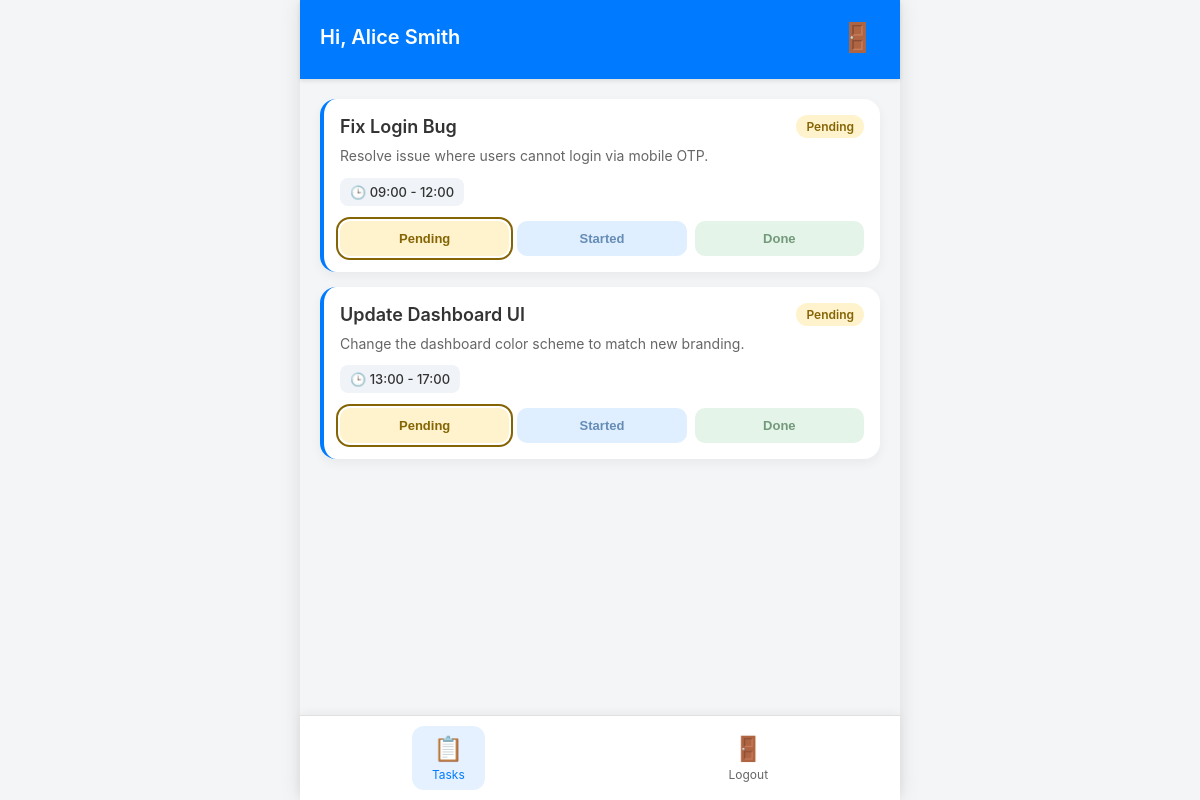
Screenshot of /user.php (signed in) with the database file from the repository.
### tables this page shows
CREATE TABLE users (
    id INT AUTO_INCREMENT PRIMARY KEY,
    name VARCHAR(255) NOT NULL,
    role VARCHAR(100) NOT NULL,
    mobile VARCHAR(20) NOT NULL UNIQUE,
    password VARCHAR(255) NOT NULL DEFAULT '$2y$10$ZElHxKxfvZLeJJG0VrfLdewUim.LN4rKJIU6qJkHd.gPSPs7YKwoO',
    created_at TIMESTAMP DEFAULT CURRENT_TIMESTAMP
);

CREATE TABLE task (
    id INT AUTO_INCREMENT PRIMARY KEY,
    user_id INT NOT NULL,
    name VARCHAR(255) NOT NULL,
    details TEXT,
    start_time TIME NOT NULL,
    end_time TIME NOT NULL,
    status ENUM('pending', 'started', 'done') NOT NULL DEFAULT 'pending',
    created_at TIMESTAMP DEFAULT CURRENT_TIMESTAMP,
    FOREIGN KEY (user_id) REFERENCES users(id) ON DELETE CASCADE
);

### user.php (the view, shortened to what this page needs)
<?php
require 'db.php';
$user_id = $_SESSION['user_id'];
$stmt = $conn->prepare("SELECT name FROM users WHERE id = ?");
$stmt->bind_param("i", $user_id);
$stmt->execute();
$user = $stmt->get_result()->fetch_assoc();
$user_name = $user ? htmlspecialchars($user['name']) : 'User';
$tasks = $conn->query("SELECT id, name, details, start_time, end_time, status FROM task WHERE user_id = $user_id ORDER BY start_time ASC");
?>
<!DOCTYPE html>
<html lang="en">
<head>
    <link rel="stylesheet" href="style.css">
</head>
<body>
    <div class="app-container">
        <header class="app-header">
            <div class="header-top">
                <span class="header-title">Hi, <?= $user_name ?></span>
                <span class="header-icon" onclick="confirmAction('Logout?', 'Are you sure you want to log out?', () => window.location.href='logout.php')">🚪</span>
            </div>
        </header>
        <main class="app-content">
            <?php if ($tasks && $tasks->num_rows > 0): while($task = $tasks->fetch_assoc()): ?>
            <div class="task-card" id="card-<?= $task['id'] ?>">
                <div class="task-header">
                    <h3 class="task-title"><?= htmlspecialchars($task['name']) ?></h3>
                    <span class="status-badge status-<?= htmlspecialchars($task['status']) ?>" id="badge-<?= $task['id'] ?>"><?= ucfirst(htmlspecialchars($task['status'])) ?></span>
                </div>
                <p class="task-details"><?= htmlspecialchars($task['details']) ?></p>
                <div class="task-time">🕒 <?= date('H:i', strtotime($task['start_time'])) ?> - <?= date('H:i', strtotime($task['end_time'])) ?></div>
                <div class="status-actions">
                    <button class="status-btn btn-pending <?= $task['status']=='pending'?'active':'' ?>" onclick="updateStatus(<?= $task['id'] ?>, 'pending')">Pending</button>
                    <button class="status-btn btn-started <?= $task['status']=='started'?'active':'' ?>" onclick="updateStatus(<?= $task['id'] ?>, 'started')">Started</button>
                    <button class="status-btn btn-done <?= $task['status']=='done'?'active':'' ?>" onclick="updateStatus(<?= $task['id'] ?>, 'done')">Done</button>
                </div>
            </div>
            <?php endwhile; else: ?>
            <div class="empty-state"><p>🎉</p><p>No pending tasks!</p></div>
            <?php endif; ?>
        </main>
        <nav class="app-bottom-nav">
            <a href="user.php" class="nav-item active"><span class="nav-icon">📋</span><span>Tasks</span></a>
            <a href="#" class="nav-item" onclick="event.preventDefault(); confirmAction('Logout?', 'Are you sure you want to log out?', () => window.location.href='logout.php')"><span class="nav-icon">🚪</span><span>Logout</span></a>
        </nav>
    </div>
</body>
</html>

### style.css (style rules this page uses)
:root { --primary: #007bff; --primary-dark: #0056b3; --bg: #f4f5f7; --card-bg: #ffffff; --text: #333333; --text-light: #666666; --border: #e0e0e0; --danger: #dc3545; --safe-bottom: env(safe-area-inset-bottom, 0px); }
* { box-sizing: border-box; -webkit-tap-highlight-color: transparent; }
body { margin: 0; padding: 0; font-family: -apple-system, BlinkMacSystemFont, "Segoe UI", Roboto, sans-serif; background-color: var(--bg); color: var(--text); overscroll-behavior: none; height: 100dvh; width: 100vw; overflow: hidden; }
.app-container { display: flex; flex-direction: column; height: 100%; max-width: 600px; margin: 0 auto; background: var(--bg); position: relative; box-shadow: 0 0 20px rgba(0,0,0,0.1); }
.app-header { background: var(--primary); color: white; padding: 15px 20px 20px 20px; display: flex; flex-direction: column; gap: 12px; box-shadow: 0 2px 4px rgba(0,0,0,0.1); z-index: 10; }
.header-top { display: flex; justify-content: space-between; align-items: center; }
.header-top span:first-child, .back-btn { font-size: 20px; font-weight: 600; cursor: pointer; padding: 4px 0; }
.header-icon { font-size: 28px; cursor: pointer; padding: 5px; }
.app-content { flex: 1; overflow-y: auto; -webkit-overflow-scrolling: touch; padding: 20px; padding-bottom: calc(90px + var(--safe-bottom)); }
.app-bottom-nav { position: absolute; bottom: 0; left: 0; right: 0; background: var(--card-bg); display: flex; justify-content: space-around; padding: 10px 0; padding-bottom: calc(10px + var(--safe-bottom)); border-top: 1px solid var(--border); box-shadow: 0 -2px 10px rgba(0,0,0,0.05); z-index: 20; }
.nav-item { display: flex; flex-direction: column; align-items: center; text-decoration: none; color: var(--text-light); font-size: 12px; padding: 8px 20px; border-radius: 12px; transition: all 0.2s; }
.nav-item.active, .nav-item:active { color: var(--primary); background: rgba(0, 123, 255, 0.1); }
.nav-icon { font-size: 24px; margin-bottom: 4px; }
.task-card { background: var(--card-bg); border-radius: 16px; padding: 16px; margin-bottom: 15px; box-shadow: 0 4px 12px rgba(0,0,0,0.05); border-left: 4px solid var(--primary); transition: transform 0.2s; animation: fadeIn 0.3s ease; }
.task-header { display: flex; justify-content: space-between; align-items: center; margin-bottom: 8px; }
.task-title { font-size: 18px; font-weight: 600; margin: 0; flex: 1; margin-right: 10px; }
.task-details { font-size: 14px; color: var(--text-light); margin: 0 0 12px 0; line-height: 1.4; }
.task-time { font-size: 13px; color: var(--text); font-weight: 500; background: #f0f4f8; padding: 6px 10px; border-radius: 8px; display: inline-block; }
.status-badge { display: inline-block; padding: 4px 10px; border-radius: 12px; font-size: 12px; font-weight: 600; text-transform: capitalize; white-space: nowrap; }
.status-pending { background: #fff3cd; color: #856404; }
.status-actions { display: flex; gap: 8px; margin-top: 15px; }
.status-btn { flex: 1; padding: 10px 0; border: none; border-radius: 10px; font-size: 13px; font-weight: 600; cursor: pointer; transition: transform 0.1s, opacity 0.2s; opacity: 0.6; }
.status-btn.active { opacity: 1; outline: 2px solid currentColor; outline-offset: 2px; }
.btn-pending { background: #fff3cd; color: #856404; }
.btn-started { background: #cce5ff; color: #004085; }
.btn-done { background: #d4edda; color: #155724; }
.header-title { font-size: 20px; font-weight: 600; white-space: nowrap; overflow: hidden; text-overflow: ellipsis; padding-right: 10px; }

### rows the page displays
users: name "Alice Smith"
task: name "Fix Login Bug", status "Pending", details "Resolve issue where users cannot login via mobile OTP.", start_time "09:00", end_time "12:00"
task: name "Update Dashboard UI", status "Pending", details "Change the dashboard color scheme to match new branding.", start_time "13:00", end_time "17:00"
